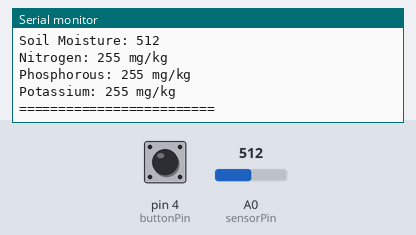
A sketch run on a simulated Arduino Mega 2560, built with avr-gcc and run on an emulated ATmega2560. Shown: the last lines printed to the serial monitor. The test bench sets the inputs (shaded band); at power-on: pin 4 (buttonPin) HIGH, A0 (sensorPin) = 512. Storage starts empty.

Above: at 1.7 s.
1.8 s: pin 4 (buttonPin) pulled LOW for 3.2 s
At 4.0 s:
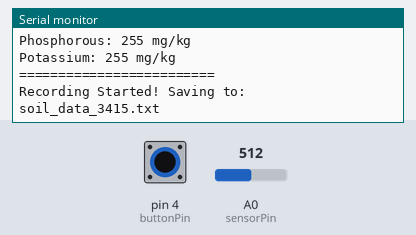
6.7 s: pin 4 (buttonPin) pulled LOW for 1 s
At 8.3 s:
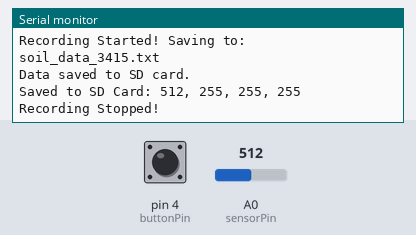
10.7 s: A0 (sensorPin) set to 900
At 12.9 s:
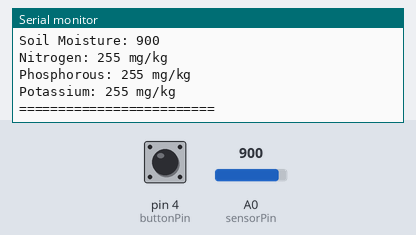

Measured:
- after the input at 1.8 s, the serial monitor: prints a new line after 1.6 s (image 1)
- after the input at 6.7 s, the serial monitor: prints a new line after 0.56 s (image 2)
- after the input at 10.7 s, the serial monitor: prints a new line after 1.3 s (image 3)

The sketch:

NPK_SoilSensor_SD_only.ino
```cpp
#include <SoftwareSerial.h>
#include <Wire.h>
#include <SPI.h>
#include <SD.h>

// RS485 Module Pins
#define RE 8
#define DE 7
#define RO 10
#define DI 11

// Soil Moisture Sensor Pins
#define sensorPower 6
#define sensorPin A0

// SD Card Module Pins
#define SD_CS 53  // Chip Select Pin for SD Card

// Button Pin
#define buttonPin 4
bool recording = false;  // Flag to control data recording

// Modbus RTU requests for reading NPK values
const byte nitro[] = {0x01, 0x03, 0x00, 0x1e, 0x00, 0x01, 0xe4, 0x0c};
const byte phos[]  = {0x01, 0x03, 0x00, 0x1f, 0x00, 0x01, 0xb5, 0xcc};
const byte pota[]  = {0x01, 0x03, 0x00, 0x20, 0x00, 0x01, 0x85, 0xc0};

// A variable to store NPK values
byte values[11];

// Setup SoftwareSerial for RS485 communication
SoftwareSerial mod(10, 11);

// File name for the TXT
String fileName = "";

void setup() {
  Serial.begin(9600);
  mod.begin(9600);

  // Set up RS485 control pins
  pinMode(RE, OUTPUT);
  pinMode(DE, OUTPUT);

  // Set up Soil Moisture Sensor
  pinMode(sensorPower, OUTPUT);
  digitalWrite(sensorPower, LOW);  // Initially OFF

  // Set up Button
  pinMode(buttonPin, INPUT_PULLUP);

  // Initialize SD card
  if (!SD.begin(SD_CS)) {
    Serial.println("SD Card Initialization Failed!");
    return;
  }
  Serial.println("SD Card Initialized.");

  delay(500);
}

void loop() {
  // Check if the button is pressed
  if (digitalRead(buttonPin) == LOW) {
    recording = !recording; // Toggle recording state
    if (recording) {
      // Create a new file name with timestamp
      fileName = "soil_data_" + String(millis()) + ".txt"; // Unique file name
      Serial.print("Recording Started! Saving to: ");
      Serial.println(fileName);

      // Create a new TXT file and add a header
      File dataFile = SD.open(fileName, FILE_WRITE);
      if (dataFile) {
        dataFile.println("SoilMoisture Nitrogen Phosphorous Potassium");
        dataFile.close();
      } else {
        Serial.println("Error creating TXT file.");
      }
    } else {
      Serial.println("Recording Stopped!");
    }
    delay(1000); // Debounce delay
  }

  // If not recording, continue to read sensor values and display
  if (!recording) {
    // Read soil moisture value
    int soilMoisture = readSoilMoisture();

    // Read NPK values
    byte nitrogenValue = nitrogen();
    delay(250);
    byte phosphorousValue = phosphorous();
    delay(250);
    byte potassiumValue = potassium();
    delay(250);

    // Print sensor readings to Serial Monitor
    Serial.println("==== Sensor Readings ====");
    Serial.print("Soil Moisture: ");
    Serial.println(soilMoisture);
    Serial.print("Nitrogen: ");
    Serial.print(nitrogenValue);
    Serial.println(" mg/kg");
    Serial.print("Phosphorous: ");
    Serial.print(phosphorousValue);
    Serial.println(" mg/kg");
    Serial.print("Potassium: ");
    Serial.print(potassiumValue);
    Serial.println(" mg/kg");
    Serial.println("=========================");
  } else {
    // If recording, read soil moisture and NPK values
    int soilMoisture = readSoilMoisture();
    byte nitrogenValue = nitrogen();
    delay(250);
    byte phosphorousValue = phosphorous();
    delay(250);
    byte potassiumValue = potassium();
    delay(250);

    // Save data to SD Card
    saveToSD(soilMoisture, nitrogenValue, phosphorousValue, potassiumValue);

    // Print the data that was saved to the Serial Monitor
    Serial.print("Saved to SD Card: ");
    Serial.print(soilMoisture);
    Serial.print(", ");
    Serial.print(nitrogenValue);
    Serial.print(", ");
    Serial.print(phosphorousValue);
    Serial.print(", ");
    Serial.println(potassiumValue);
  }

  delay(2000);
}

// Function to read soil moisture sensor
int readSoilMoisture() {
  digitalWrite(sensorPower, HIGH);
  delay(10);
  int value = analogRead(sensorPin);
  digitalWrite(sensorPower, LOW);
  return value;
}

// Function to read Nitrogen from NPK sensor
byte nitrogen() {
  return readNPK(nitro);
}

// Function to read Phosphorous from NPK sensor
byte phosphorous() {
  return readNPK(phos);
}

// Function to read Potassium from NPK sensor
byte potassium() {
  return readNPK(pota);
}

// Function to communicate with RS485 and retrieve NPK values
byte readNPK(const byte *command) {
  digitalWrite(DE, HIGH);
  digitalWrite(RE, HIGH);
  delay(10);

  if (mod.write(command, 8) == 8) {
    digitalWrite(DE, LOW);
    digitalWrite(RE, LOW);
    for (byte i = 0; i < 7; i++) {
      values[i] = mod.read();
    }
  }
  return values[4];
}

// Function to save data to SD Card
void saveToSD(int soilMoisture, byte nitrogen, byte phosphorous, byte potassium) {
  File dataFile = SD.open(fileName, FILE_WRITE);

  if (dataFile) {
    dataFile.print(soilMoisture);
    dataFile.print(" ");
    dataFile.print(nitrogen);
    dataFile.print(" ");
    dataFile.print(phosphorous);
    dataFile.print(" ");
    dataFile.println(potassium);
    dataFile.close();
    Serial.println("Data saved to SD card.");
  } else {
    Serial.println("Error opening SD file.");
  }
}
```
